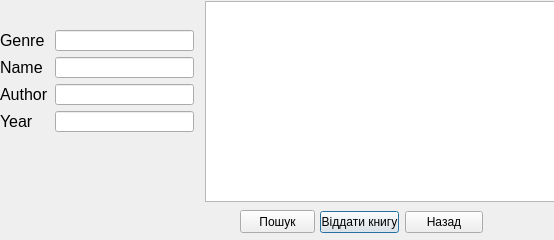
<?xml version="1.0" encoding="UTF-8"?>
<ui version="4.0">
 <class>Busybook</class>
 <widget class="QDialog" name="Busybook">
  <property name="geometry">
   <rect>
    <x>0</x>
    <y>0</y>
    <width>554</width>
    <height>240</height>
   </rect>
  </property>
  <property name="windowTitle">
   <string>Dialog</string>
  </property>
  <widget class="QTableView" name="tableView">
   <property name="geometry">
    <rect>
     <x>205</x>
     <y>1</y>
     <width>351</width>
     <height>201</height>
    </rect>
   </property>
  </widget>
  <widget class="QWidget" name="layoutWidget">
   <property name="geometry">
    <rect>
     <x>320</x>
     <y>210</y>
     <width>163</width>
     <height>25</height>
    </rect>
   </property>
   <layout class="QHBoxLayout" name="horizontalLayout">
    <item>
     <widget class="QPushButton" name="pushButton_give">
      <property name="text">
       <string>Віддати книгу</string>
      </property>
     </widget>
    </item>
    <item>
     <widget class="QPushButton" name="pushButton_2">
      <property name="text">
       <string>Назад</string>
      </property>
     </widget>
    </item>
   </layout>
  </widget>
  <widget class="QWidget" name="layoutWidget">
   <property name="geometry">
    <rect>
     <x>0</x>
     <y>30</y>
     <width>194</width>
     <height>102</height>
    </rect>
   </property>
   <layout class="QHBoxLayout" name="horizontalLayout_2">
    <item>
     <layout class="QVBoxLayout" name="verticalLayout">
      <item>
       <widget class="QLabel" name="label">
        <property name="font">
         <font>
          <pointsize>12</pointsize>
         </font>
        </property>
        <property name="text">
         <string>Genre</string>
        </property>
       </widget>
      </item>
      <item>
       <widget class="QLabel" name="label_2">
        <property name="font">
         <font>
          <pointsize>12</pointsize>
         </font>
        </property>
        <property name="text">
         <string>Name</string>
        </property>
       </widget>
      </item>
      <item>
       <widget class="QLabel" name="label_3">
        <property name="font">
         <font>
          <pointsize>12</pointsize>
         </font>
        </property>
        <property name="text">
         <string>Author</string>
        </property>
       </widget>
      </item>
      <item>
       <widget class="QLabel" name="label_4">
        <property name="font">
         <font>
          <pointsize>12</pointsize>
         </font>
        </property>
        <property name="text">
         <string>Year</string>
        </property>
       </widget>
      </item>
     </layout>
    </item>
    <item>
     <layout class="QVBoxLayout" name="verticalLayout_2">
      <item>
       <widget class="QLineEdit" name="lineEdit_g"/>
      </item>
      <item>
       <widget class="QLineEdit" name="lineEdit_n"/>
      </item>
      <item>
       <widget class="QLineEdit" name="lineEdit_a"/>
      </item>
      <item>
       <widget class="QLineEdit" name="lineEdit_y"/>
      </item>
     </layout>
    </item>
   </layout>
  </widget>
  <widget class="QPushButton" name="pushButton_sear_busy">
   <property name="geometry">
    <rect>
     <x>240</x>
     <y>210</y>
     <width>75</width>
     <height>23</height>
    </rect>
   </property>
   <property name="text">
    <string>Пошук</string>
   </property>
  </widget>
 </widget>
 <resources/>
 <connections/>
</ui>
